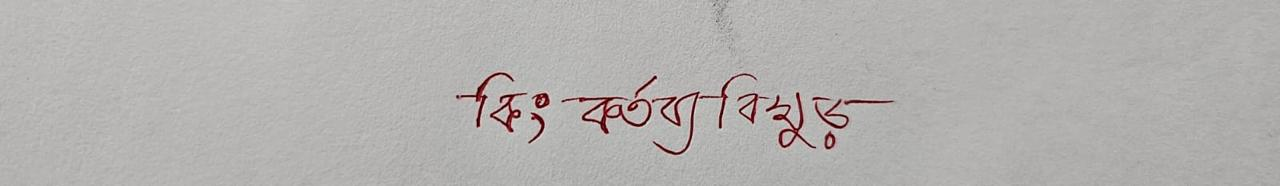
#> input picture tests/real_samples/IMG-20261002-WA0000.jpg, 1280 x 186 px
$ python -i dataset.py   (imports and definitions only)
#> lines starting #> are read from the running program, lines starting #| are printed output that depends on the picture
#> further down, picture is the input picture: shape (186, 1280, 3); mean B, G, R 174.8, 176.7, 178.9
"""
dataset.py

PyTorch Dataset and image preprocessing for CRNN+CTC training.
"""

import csv
import random

import cv2
import numpy as np
import torch
from torch.utils.data import Dataset

from normalize import normalize_bangla

IMG_HEIGHT = 64
IMG_MAX_WIDTH = 800
IMG_MAX_WIDTH_INFER = 1280


# [40 lines left out: functions load_manifest, flatten_illumination, deskew_line, clean_line, not called in this run]


def _to_model_tensor(img):
    """Map a uint8 line image to the CRNN's float range."""
    padded = img.astype(np.float32) / 255.0
    padded = (padded - 0.5) / 0.5
    return padded[np.newaxis, :, :]


def preprocess_array(
    img,
    target_h=IMG_HEIGHT,
    max_w=None,
    augment=False,
    clean=False,
    binarize=False,
    enhanced=False,
    sauvola=False,
    channel="auto",
    allow_wide=False,
):
    """Convert a line image to a (1, H, W) float32 tensor."""
#> called with target_h = 64, augment = False, clean = False, binarize = False, enhanced = False, sauvola = False, channel = 'auto', allow_wide = False
    if max_w is None:
        max_w = IMG_MAX_WIDTH
    if img is None or img.size == 0:
        raise ValueError("Empty image passed to preprocess_array")

    if enhanced:
        from preprocess import PreprocessConfig, preprocess_line

        if augment:
            img = _augment(img)
        prepared = preprocess_line(
            img,
            PreprocessConfig(
                target_h=target_h,
                max_w=max_w,
                sauvola=sauvola,
                channel=channel,
                allow_wide=allow_wide,
            ),
        )
        return _to_model_tensor(prepared)

    if img.ndim == 3:
        if img.shape[2] == 1:
            img = img[:, :, 0]
        elif img.shape[2] == 4:
            img = cv2.cvtColor(img, cv2.COLOR_BGRA2GRAY)
        else:
            img = cv2.cvtColor(img, cv2.COLOR_BGR2GRAY)
    elif img.ndim != 2:
        raise ValueError(f"Expected HxW or HxWxC image, got shape {img.shape}")

    if clean or binarize:
        img = clean_line(img, binarize=binarize)

    if augment:
        img = _augment(img)

    h, w = img.shape
#> h = 186; w = 1280
    scale = target_h / h
#> scale = 0.344
    new_w = min(max(1, int(w * scale)), max_w)
#> new_w = 440
    img = cv2.resize(img, (new_w, target_h), interpolation=cv2.INTER_AREA)
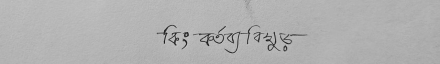
#> img: shape (64, 440); min 28, max 197, mean 177.1

    padded = np.ones((target_h, max_w), dtype=np.uint8) * 255
    padded[:, :new_w] = img
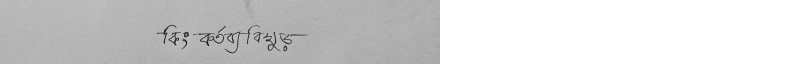
#> padded: shape (64, 800); min 28, max 255, mean 212.2
    return _to_model_tensor(padded)


# [138 lines left out: functions preprocess_image, _to_gray, _augment_color, _jpeg_roundtrip, _augment, not called in this run]


class BNHTRDataset(Dataset):
    # [9 lines left out: function __init__, not called in this run]

    def __len__(self):
        return len(self.rows)

    # [23 lines left out: functions __getitem__, collate_fn, not called in this run]

>>> import cv2
>>> picture = cv2.imread('tests/real_samples/IMG-20261002-WA0000.jpg')
>>> result = preprocess_array(picture)
